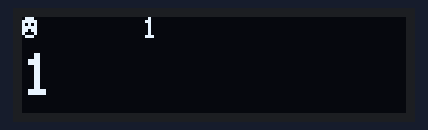
Recording of a sketch running on a simulated ESP32. Parts: 128×32 one-colour display. What the sketch prints to the serial monitor is not drawn.

Above: at 0.09 s.
At 5.06 s:
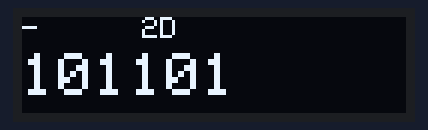
At 10.03 s:
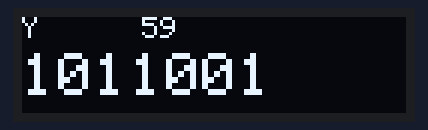
At 19.98 s:
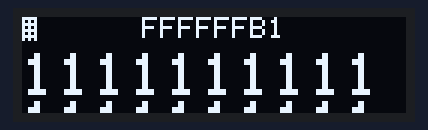
At 30.04 s:
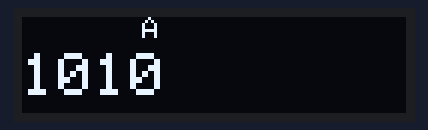
At 39.87 s:
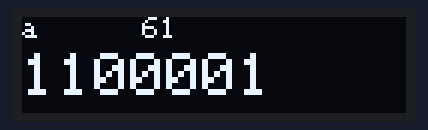

The sketch:

Modul01_1.ino
```cpp
/* Program : Tampilan OLED
* Contoh memrogram OLED dan Serial
* Menampilkan angka desimal, hex dan biner
* (c) Eko M. Budi, 2023
 */

// pustaka I2C
// menyediakan obyek Wire
#include <Wire.h>

#define BAUD 500000

// pustaka OLED
#include <Adafruit_GFX.h>
#include <Adafruit_SSD1306.h>

// pesan obyek display
#define D_WIDTH   128
#define D_HEIGHT  32
#define D_RESET   4
#define D_ADDR    0x3C
Adafruit_SSD1306 oled(D_WIDTH, D_HEIGHT, &Wire, D_RESET);

void oledPrintByte(char d) {
  oled.clearDisplay();

  // print desimal
  oled.setTextSize(1);
  oled.setCursor(0, 0);  // Start at top-left corne
  oled.print(d);

  oled.setCursor(40, 0);
  oled.print(d, HEX);

  // print binary
  oled.setTextSize(2);
  oled.setCursor(0, 12);
  oled.print(d, BIN);

  // keluarkan
  oled.display();
}
void printByte(char d) {
  Serial.printf("%c %d %x ", d, d, d);
  Serial.println(d, BIN);
}

byte counter=0;

void setup(void)
{
  // siapkan Serial
  Serial.begin(BAUD);
  Serial.println("\nOLED Test");

  // siapkan OLED
  if (!oled.begin(SSD1306_SWITCHCAPVCC, D_ADDR)) {
     Serial.println("OLED allocation failed");
     for (;;); // Don't proceed, loop forever
  }
  oled.setFont();
  oled.setTextColor(WHITE);
}

void loop(void)
{
  counter++;

  oledPrintByte(counter);
  printByte(counter);

  delay(100);
}
```
